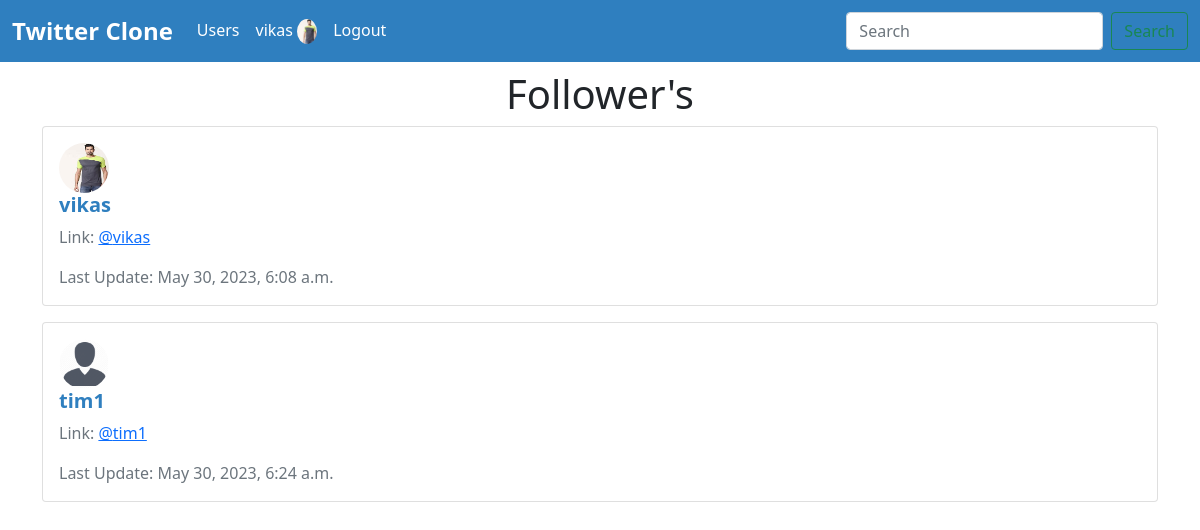
/profile/followers/2/ (signed in), run on an earlier commit of the app's database.
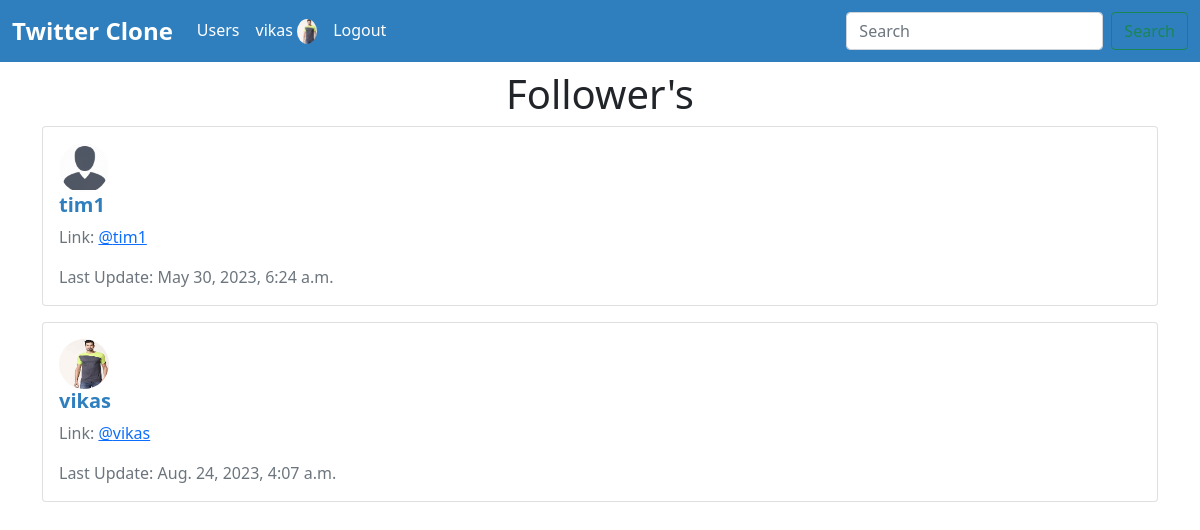
And on a later commit of the database.
### app/models.py (models this page shows, shortened)
class Profile(models.Model):
    user = models.OneToOneField(User, on_delete=models.CASCADE)
    follows = models.ManyToManyField("self", related_name='followed_by', symmetrical=False, blank=True)
    profile_pic = models.ImageField(null=True, blank=True, upload_to='images/')
    bio = models.TextField(null=True, blank=True)
    social_link = models.CharField(max_length=200, null=True, blank=True)
    updated_date = models.DateTimeField(User, auto_now=True)

### app/views.py (the view)
# urls.py: path('profile/followers/<int:pk>/', views.follower_list, name='follower_list'),
def follower_list(request, pk):
    if request.user.is_authenticated:
        profiles = Profile.objects.get(user_id=pk)
        context = {
            'profiles':profiles
        }
        return render(request, 'app/follower_list.html', context)
    else:
        messages.warning(request, "You must be logged in")
        return redirect('home')

### app/templates/app/follower_list.html (shortened to what this page needs)
{% extends 'app/base.html' %}
{% load static %}
{% block content %}
    <div class="container mt-2">
        <h1 class="text-center">Follower's</h1>
        {% if profiles %}
            {% for profile in profiles.followed_by.all %}
                <div class="card mb-3">
                    <div class="card-body">
                        {% if profile.profile_pic %}
                        <img src="{{ profile.profile_pic.url }}" class="rounded-circle" width="50px" height="50px"  alt="">
                        {% else %}
                        <img src="{% static 'images/user1.png' %}" class="rounded-circle" width="50px" height="50px" alt="">
                        {% endif %} <br>
                        <h5 class="card-title" style="color: #2f7fbf; font-weight: bold; display: inline-block;">{{ profile.user.username }}</h5>
                        <p class="card-text" style="color: #6c757d;">Link: <a href="{% url 'profile' profile.user.id %}">@{{ profile.user.username|lower }}</a></p>
                        <p class="card-text" style="color: #6c757d;">Last Update: {{ profile.updated_date }}</p>
                    </div>
                </div>
            {% endfor %}
        {% endif %}
    </div>
{% endblock content %}

What changed in the data, as far as the page shows it:
shown differently, row unchanged: Profile "May 30, 2023, 6:24 a.m.": moves up the list
changed Profile "vikas": updated_date "May 30, 2023, 6:08 a.m." → "Aug. 24, 2023, 4:07 a.m."
